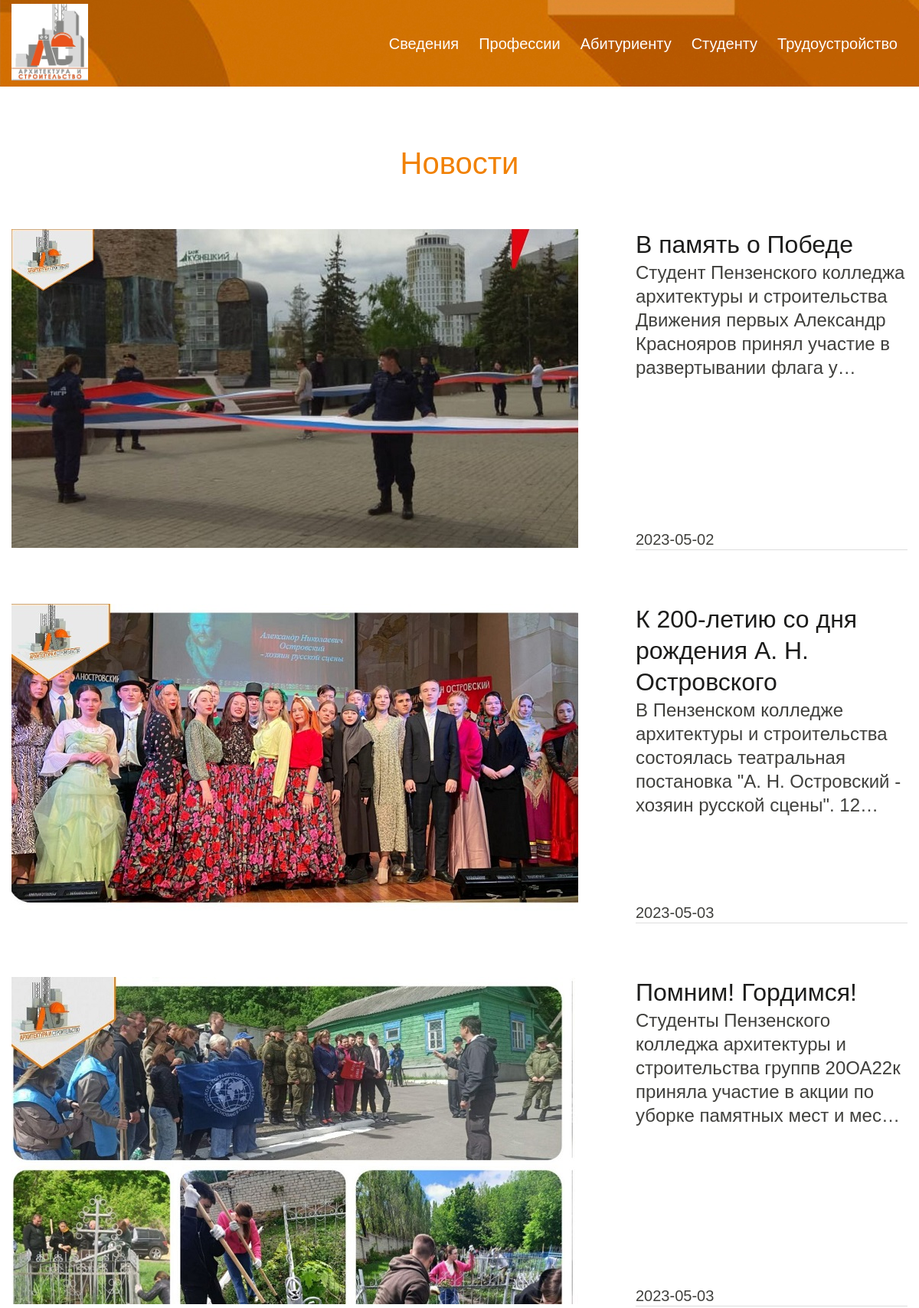
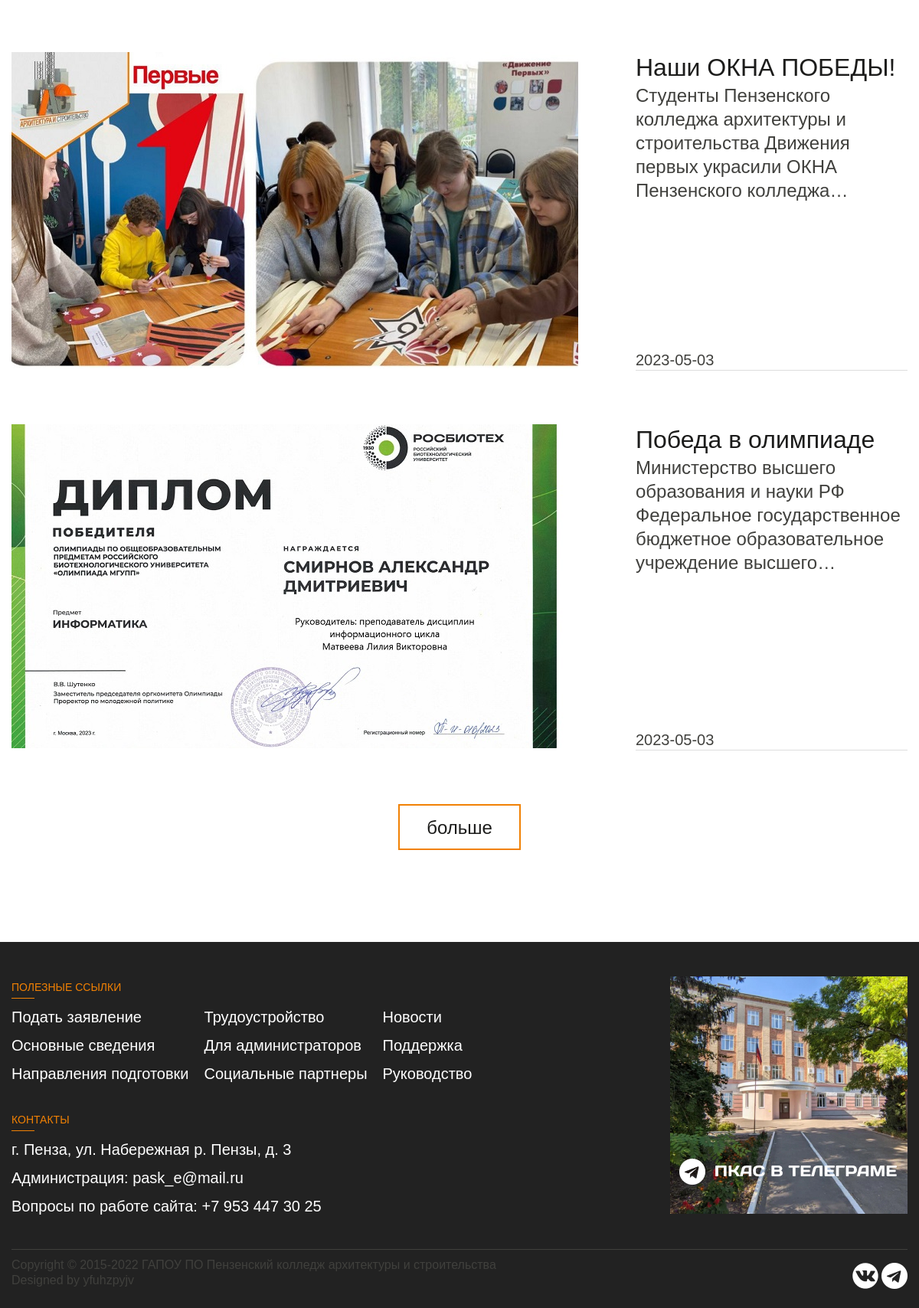
Page /pages/news.php on the committed database (2 pictures, top to bottom).
### tables this page shows
CREATE TABLE `news` (
  `id` int(11) NOT NULL,
  `title` text NOT NULL,
  `description` text NOT NULL,
  `date` date NOT NULL,
  `img` text NOT NULL
);

### pages/news.php (the view, shortened to what this page needs)
<!DOCTYPE html>
<html lang="en">
<head>
    <link rel="stylesheet" type="text/css" href="../assets/styles/reset.css">
	<link rel="stylesheet" type="text/css" href="../assets/styles/style.css">
	<link rel="stylesheet" type="text/css" href="../assets/styles/news.css">
</head>
<body>
    <div class="wrapper">
        <header>
            <div class="other__header__container _container">
                <a href="/"><img class="header__containerimg" src="../assets/img/logo.jpg" alt=""></a>
                <div class="header__top">
                    <nav>
						<ul>
							<li class="drop-item">
								<a href="#">Сведения</a>
							</li>
							<li class="drop-item">
								<a href="">Профессии</a>
							</li>
							<li class="drop-item">
								<a href="">Абитуриенту</a>
							</li>
							<li class="drop-item">
								<a href="">Студенту</a>
							</li>
							<li class="drop-item">
								<a href="">Трудоустройство</a>
							</li>
						</ul>
					</nav>
                </div>
            </div>
        </header>
        <main>
            <div class="news">
                <h2>Новости</h2>
                <div class="news__container _container">
					<?php
						include('./assets/php/connect.php');
						$max = $conn -> query('select MAX(id) from news') -> fetch_assoc()['MAX(id)'];
						$min = $conn -> query('select MIN(id) from news') -> fetch_assoc()['MIN(id)'];
						for ($i=$max; $i > $min - 1; $i--) {
							$result = $conn -> query('select * from news where id='.$i);
							$row = $result -> fetch_assoc();
					?>
					<div class="news__block">
						<a href="/news/<?=$row['id']?>"><img src="../assets/img/news/<?= $row['img']?>" alt="img"></a>
                        <div class="news__block__contant">
                            <div class="news__block__top">
                                <h3><a href="/news/<?=$row['id']?>"><?= $row['title']?></a></h3>
                                <p><a href="/news/<?=$row['id']?>"><?= $row['description']?></a></p>
                            </div>
                            <div class="news__block__bot">
                                <span><a href="/news/<?=$row['id']?>"><?= $row['date']?></a></span>
                                <div class="grey_line"></div>
                            </div>
                        </div>
                    </div>
					<?php
						}
					?>
                    <button class="show__more">больше</button>
                </div>
            </div>
        </main>
        <footer>
            <div class="footer__container _container">
                <div class="footer__contant">
                    <div class="footer__src">
                        <h3>ПОЛЕЗНЫЕ ССЫЛКИ</h3>
                        <div class="line"></div>
                        <div class="footer__src__container">
							<div class="footer__row">
								<a href="/apply">Подать заявление</a>
								<a href="/info">Основные сведения</a>
								<a href="/navigator">Направления подготовки</a>
							</div>
							<div class="footer__row">
								<a href="/employement">Трудоустройство</a>
								<a href="/login">Для администраторов</a>
								<a href="/socialpartn">Социальные партнеры</a>
							</div>
							<div class="footer__row">
								<a href="/news">Новости</a>
								<a href="/support">Поддержка</a>
								<a href="/administtration">Руководство</a>
							</div>
						</div>
                    </div>
                    <div class="footer__contacts">
                        <h3>КОНТАКТЫ</h3>
                        <div class="line"></div>
                        <span>г. Пенза, ул. Набережная р. Пензы, д. 3</span>
                        <span>Администрация: pask_e@mail.ru</span>
                        <span>Вопросы по работе сайта: +7 953 447 30 25 </span>
                    </div>
                </div>
                <a href=""><img src="../assets/img/footer/footer__logo.jpg" alt=""></a>
            </div>
            <div class="copyright _container">
                <div class="copyright__container">
                    <span>Copyright © 2015-2022 ГАПОУ ПО  Пензенский колледж архитектуры и строительства <br> Designed by yfuhzpyjv</span>
                    <div class="copyright__img">
                        <a href=""><img src="../assets/img/footer/vk.png" alt=""></a>
                        <a href=""><img src="../assets/img/footer/tg.png" alt=""></a>
                    </div>
                </div>
            </div>
        </footer>
    </div>
</body>
</html>

### assets/styles/style.css (style rules this page uses)
html { font-family: 'Days One', sans-serif; font-weight: 400; font-style: normal; height: 100%; line-height: 1; }
a { cursor: pointer; }
.wrapper { min-height: 100%; overflow: hidden; display: flex; flex-direction: column; }
._container { max-width: 1250px; padding: 0 15px; margin: 0 auto; box-sizing: content-box; }
header { background: url('../img/header/other_header.jpg'); }
.other__header__container { display: flex; justify-content: space-between; align-items: center; height: 113px; }
.header__containerimg { width: 100px; height: 100px; }
.header__top ul { display: flex; }
.header__top li { margin: 5px; padding: 5px; }
.drop-item>a { color: #fff; font-size: 20px; }
@media (max-width: 1280px) { .header__top li { margin: 5px; padding: 8px; } }
footer { background: #222222; color: #fff; font-size: 20px; line-height: 25px; padding: 45px 0 20px; }
footer h3 { color: #F18104; font-size: 14px; line-height: 18px; padding: 5px 0; }
.line { width: 30px; height: 1px; background: #F18104; }
.footer__container { display: flex; justify-content: space-between; }
.footer__contant { display: flex; flex-direction: column; }
.footer__src__container { display: flex; justify-content: space-between; flex-wrap: wrap; }
.footer__row { display: flex; flex-direction: column; }
.footer__row:not(:last-child) { margin-right: 20px; }
.footer__row a { color: #fff; margin-top: 12px; }
.footer__contacts { display: flex; flex-direction: column; margin-top: 33px; }
.footer__contacts span { margin-top: 12px; }
.copyright__container { padding: 10px 0 0; margin-top: 40px; color: #40403D; font-size: 16px; line-height: 20px; border-top: 1px solid #40403D; display: flex; justify-content: space-between; }
.copyright__img { margin-top: 7px; }

### assets/styles/news.css (style rules this page uses)
.news h2 { margin: 75px 0 60px; font-size: 40px; line-height: 51px; text-align: center; color: #F18104; }
.news__container { display: flex; flex-direction: column; margin-bottom: 120px; }
.news__block { display: flex; margin-bottom: 70px; }
.news__block__contant { margin-left: 75px; display: flex; flex-direction: column; justify-content: space-between; color: #1C1C1B; }
.news__block__top h3 a { font-size: 32px; line-height: 41px; color: #1C1C1B; }
.news__block__top p a { font-size: 24px; line-height: 31px; color: #40403D; max-width: 885px; overflow: hidden; text-overflow: ellipsis; display: -webkit-box; -webkit-line-clamp: 5; -webkit-box-orient: vertical; }
.news__block__bot { font-size: 20px; line-height: 25px; color: #636161; }
.news__block__bot a { color: #40403D; }
.grey_line { height: 1px; width: 100%; background: #DDDDDD; }
.show__more { width: 160px; height: 60px; border: 2px solid #F18104; color: #1C1C1B; font-size: 24px; line-height: 31px; background: none; margin: 0 auto; cursor: pointer; }

### rows in the picture
news: img (picture), title "В память о Победе", description "Студент Пензенского колледжа архитектуры и строительства Движения первых Александр Краснояров принял участие в развертывании флага…", date "2023-05-02"
news: img (picture), title "К 200-летию со дня рождения А. Н. Островского", description "В Пензенском колледже архитектуры и строительства состоялась театральная постановка \"А. Н. Островский - хозяин русской сцены\".…", date "2023-05-03"
news: img (picture), title "Помним! Гордимся!", description "Студенты Пензенского колледжа архитектуры и строительства группв 20ОА22к приняла участие в акции по уборке памятных мест и…", date "2023-05-03"
news: img (picture), title "Наши ОКНА ПОБЕДЫ!", description "Студенты Пензенского колледжа архитектуры и строительства Движения первых украсили ОКНА Пензенского…", date "2023-05-03"
news: img (picture), title "Победа в олимпиаде", description "Министерство высшего образования и науки РФ Федеральное государственное бюджетное образовательное учреждение…", date "2023-05-03"
